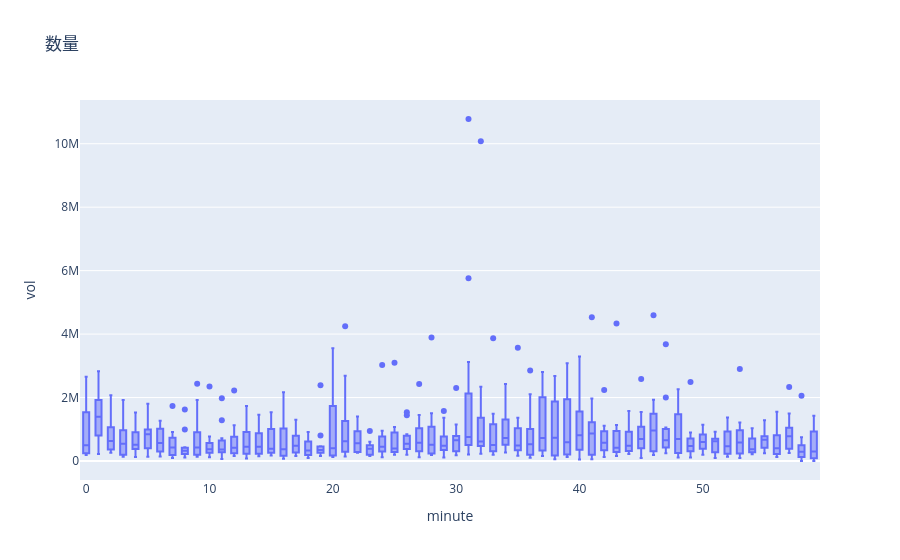

Notebook source saved alongside this figure:
### Code cell
fig = px.box(df3,y='vol',x='minute',boxmode='group',title='数量')
fig.show()

### Figure 1 — Plotly figure (JSON) as saved in the notebook; plotly's stock layout.template omitted (floating-point values rounded to 4 significant figures; data arrays with more than 128 entries replaced by an {"elided": "..."} marker saying what was removed)
{"data": [{"alignmentgroup": "True", "hovertemplate": "minute=%{x}<br>vol=%{y}<extra></extra>", "legendgroup": "", "marker": {"color": "#636efa"}, "name": "", "notched": false, "offsetgroup": "", "orientation": "v", "showlegend": false, "type": "box", "x": {"elided": "720 int values"}, "x0": " ", "xaxis": "x", "y": {"elided": "720 float values"}, "y0": " ", "yaxis": "y"}], "layout": {"boxmode": "group", "legend": {"tracegroupgap": 0}, "title": {"text": "数量"}, "xaxis": {"anchor": "y", "domain": [0, 1], "title": {"text": "minute"}}, "yaxis": {"anchor": "x", "domain": [0, 1], "title": {"text": "vol"}}}}
